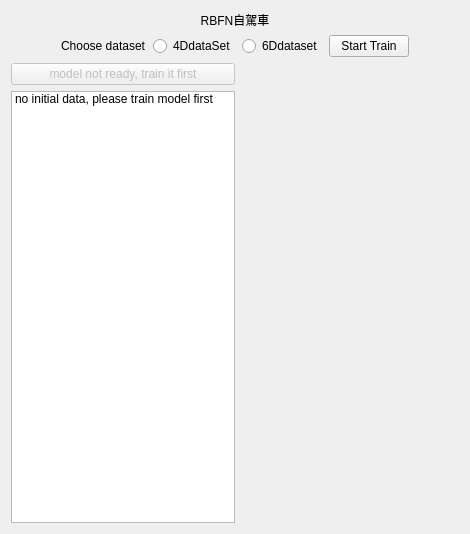
<?xml version="1.0" encoding="UTF-8"?>
<ui version="4.0">
 <class>Form</class>
 <widget class="QWidget" name="Form">
  <property name="enabled">
   <bool>true</bool>
  </property>
  <property name="geometry">
   <rect>
    <x>0</x>
    <y>0</y>
    <width>411</width>
    <height>534</height>
   </rect>
  </property>
  <property name="sizePolicy">
   <sizepolicy hsizetype="Minimum" vsizetype="Maximum">
    <horstretch>0</horstretch>
    <verstretch>0</verstretch>
   </sizepolicy>
  </property>
  <property name="minimumSize">
   <size>
    <width>0</width>
    <height>534</height>
   </size>
  </property>
  <property name="windowTitle">
   <string>Form</string>
  </property>
  <layout class="QVBoxLayout" name="verticalLayout_2">
   <item>
    <layout class="QVBoxLayout" name="verticalLayout" stretch="0,2,15">
     <property name="sizeConstraint">
      <enum>QLayout::SetMaximumSize</enum>
     </property>
     <item>
      <widget class="QLabel" name="label">
       <property name="text">
        <string>RBFN自駕車</string>
       </property>
       <property name="alignment">
        <set>Qt::AlignCenter</set>
       </property>
      </widget>
     </item>
     <item>
      <layout class="QHBoxLayout" name="horizontalLayout" stretch="1,4,4,1">
       <property name="sizeConstraint">
        <enum>QLayout::SetDefaultConstraint</enum>
       </property>
       <property name="leftMargin">
        <number>50</number>
       </property>
       <property name="rightMargin">
        <number>50</number>
       </property>
       <item>
        <widget class="QLabel" name="label_2">
         <property name="text">
          <string>Choose dataset</string>
         </property>
        </widget>
       </item>
       <item>
        <widget class="QRadioButton" name="radioButton_2">
         <property name="text">
          <string>4DdataSet</string>
         </property>
        </widget>
       </item>
       <item>
        <widget class="QRadioButton" name="radioButton">
         <property name="text">
          <string>6Ddataset</string>
         </property>
        </widget>
       </item>
       <item>
        <widget class="QPushButton" name="pushButton">
         <property name="text">
          <string>Start Train</string>
         </property>
        </widget>
       </item>
      </layout>
     </item>
     <item>
      <layout class="QHBoxLayout" name="horizontalLayout_4" stretch="1,1">
       <property name="sizeConstraint">
        <enum>QLayout::SetDefaultConstraint</enum>
       </property>
       <item>
        <layout class="QVBoxLayout" name="verticalLayout_4">
         <item>
          <widget class="QPushButton" name="simulateBut">
           <property name="enabled">
            <bool>false</bool>
           </property>
           <property name="text">
            <string>model not ready, train it first</string>
           </property>
          </widget>
         </item>
         <item>
          <widget class="QListWidget" name="trackList">
           <item>
            <property name="text">
             <string>no initial data, please train model first</string>
            </property>
           </item>
          </widget>
         </item>
        </layout>
       </item>
       <item>
        <layout class="QVBoxLayout" name="ChartLayout"/>
       </item>
      </layout>
     </item>
    </layout>
   </item>
  </layout>
 </widget>
 <resources/>
 <connections/>
</ui>
